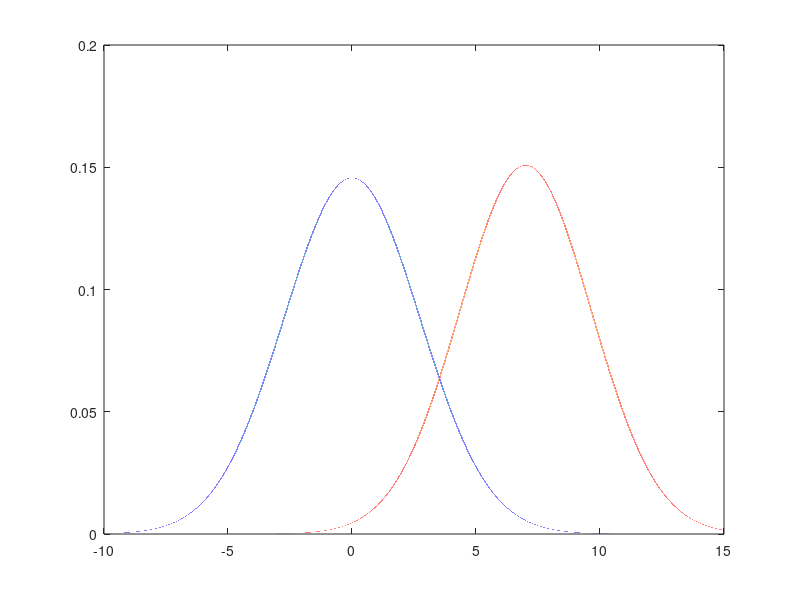

MATLAB code to generate this figure: (Note: this script raises an error after producing the figure.)
a = -10;
b = 15;
ts = 1e-4;
x = a:ts:b;

% prior probabilities
p_w1 = 1/2;
p_w2 = 1/2;

mu1 = 0;
mu2 = 7;

sigma1 = sqrt(15/2);
sigma2 = sqrt(7);

k1 = 1/(sqrt(2*pi)*sigma1);
k2 = 1/(sqrt(2*pi)*sigma2);

% conditional probabilities
p_x_w1 = k1 * exp( (-(x-mu1).^2) / (2*sigma1^2) );
p_x_w2 = k2 * exp( (-(x-mu2).^2) / (2*sigma2^2) );

% a posteori probabilities
p_w1_x = p_w1 * p_x_w1;
p_w2_x = p_w2 * p_x_w2;

g = p_w1_x - p_w2_x;

j = a;
for i=1:length(g)
  if g(i) < 0
    j = i-1;
    break;
  end
end

plot(x,p_x_w1);
hold;
plot(x,p_x_w2);
hold;
line(a+j*ts,0:1);
title("R1                                                     R2");
xlabel("x");
ylabel("p(x|wi)");
legend("p(x|w1)","p(x|w2)");
